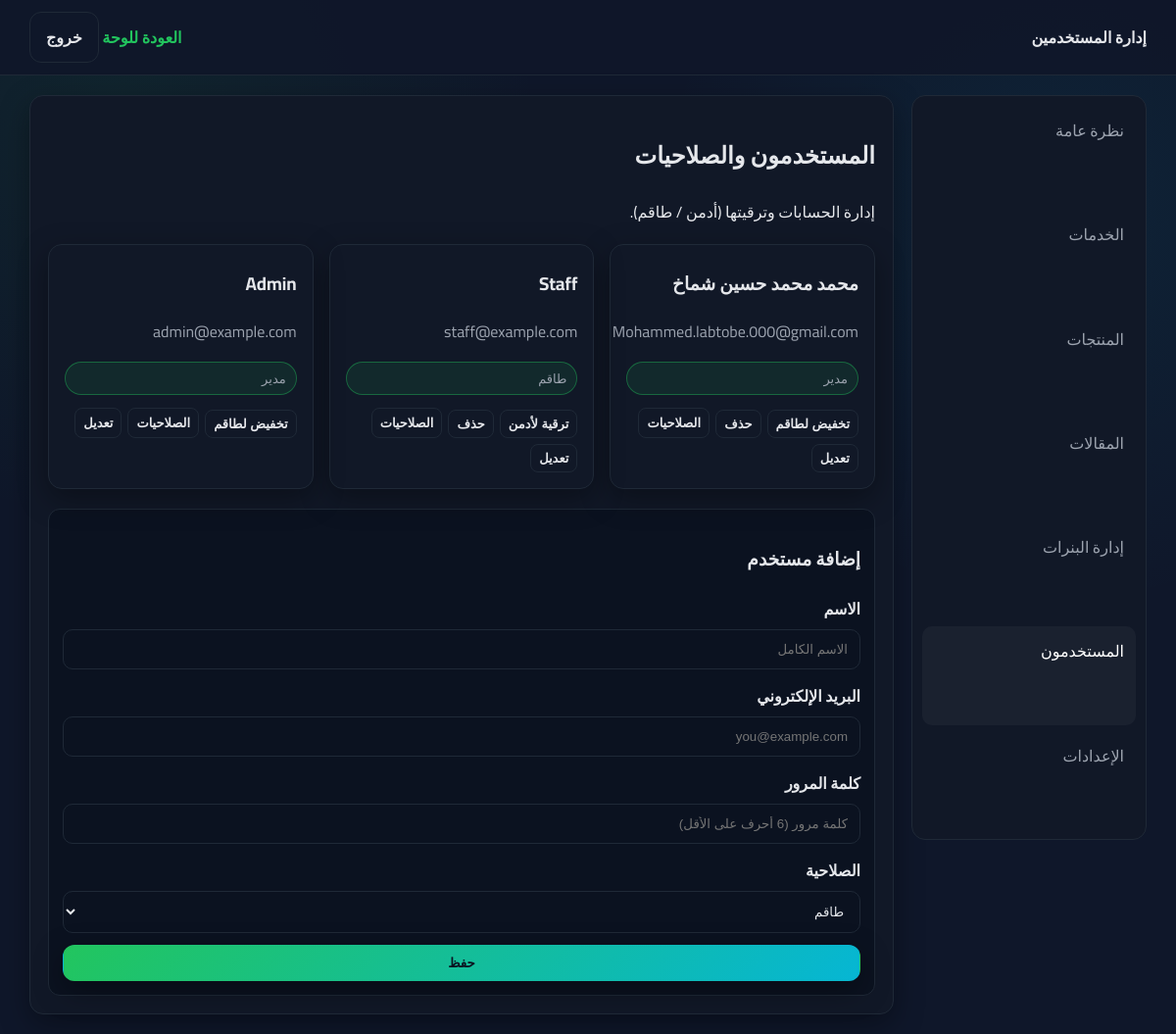
The app's page /dashboard/users.php (signed in) with its own data.
### tables this page shows
CREATE TABLE `users` (
  `id` int(11) NOT NULL,
  `name` varchar(120) NOT NULL,
  `email` varchar(150) NOT NULL,
  `password_hash` varchar(255) NOT NULL,
  `role` enum('admin','staff','user') DEFAULT 'user',
  `created_at` timestamp NOT NULL DEFAULT current_timestamp(),
  `avatar` varchar(200) DEFAULT NULL
);

### dashboard/users.php (the view, shortened to what this page needs)
<?php
require_once __DIR__ . '/../includes/config.php';
$role = $_SESSION['user']['role'] ?? 'user';
$users = $pdo->query("SELECT id, name, email, role FROM users ORDER BY id DESC")->fetchAll();
?>
<!DOCTYPE html>
<html lang="ar" dir="rtl">
<head>
    <link rel="stylesheet" href="../assets/css/style.css">
</head>
<body class="dashboard">
    <header class="dashboard-topbar">
        <div class="container dash-inner">
            <strong>إدارة المستخدمين</strong>
            <div class="dash-actions">
                <a class="link" href="index.php">العودة للوحة</a>
                <a class="btn ghost" href="../logout.php">خروج</a>
            </div>
        </div>
    </header>
    <main class="container dash-grid">
        <aside class="dash-nav">
            <a href="index.php">نظرة عامة</a>
            <a href="services.php">الخدمات</a>
            <a href="products.php">المنتجات</a>
            <a href="news.php">المقالات</a>
            <a href="banners.php">إدارة البنرات</a>
            <a class="active" href="users.php">المستخدمون</a>
            <a href="settings.php">الإعدادات</a>
        </aside>
        <section class="dash-content">
            <h1>المستخدمون والصلاحيات</h1>
            <p>إدارة الحسابات وترقيتها (أدمن / طاقم).</p>
            <?php if ($role !== 'admin'): ?>
                <div class="alert error">فقط الأدمن يستطيع إدارة المستخدمين.</div>
            <?php else: ?>
                <div class="cards-grid">
                    <?php foreach ($users as $user): ?>
                        <div class="card">
                            <h3><?= $user['name']; ?></h3>
                            <p><?= $user['email']; ?></p>
                            <p class="badge"><?= $user['role'] === 'admin' ? 'مدير' : ($user['role'] === 'staff' ? 'طاقم' : 'مستخدم'); ?></p>
                            <div class="actions">
                                <?php if ($user['role'] === 'staff'): ?>
                                    <form method="post" style="display:inline;">
                                        <button class="btn ghost sm" type="submit">ترقية لأدمن</button>
                                    </form>
                                <?php elseif ($user['role'] === 'admin'): ?>
                                    <form method="post" style="display:inline;">
                                        <button class="btn ghost sm" type="submit">تخفيض لطاقم</button>
                                    </form>
                                <?php endif; ?>
                                <?php if ($user['id'] !== (int)$_SESSION['user']['id']): ?>
                                    <form method="post" style="display:inline;">
                                        <button class="btn ghost sm" type="submit">حذف</button>
                                    </form>
                                <?php endif; ?>
                                <?php if ($role === 'admin'): ?>
                                    <button class="btn ghost sm" type="button" onclick="togglePanel(<?= $user['id']; ?>, 'perms')">الصلاحيات</button>
                                    <button class="btn ghost sm" type="button" onclick="togglePanel(<?= $user['id']; ?>, 'edit')">تعديل</button>
                                <?php endif; ?>
                            </div>
                        </div>
                    <?php endforeach; ?>
                </div>
                <div class="form-panel">
                    <h3>إضافة مستخدم</h3>
                    <form method="post">
                        <label>الاسم
                            <input type="text" name="name" required placeholder="الاسم الكامل">
                        </label>
                        <label>البريد الإلكتروني
                            <input type="email" name="email" required placeholder="you@example.com">
                        </label>
                        <label>كلمة المرور
                            <input type="password" name="password" required placeholder="كلمة مرور (6 أحرف على الأقل)">
                        </label>
                        <label>الصلاحية
                            <select name="role">
                                <option value="staff">طاقم</option>
                            </select>
                        </label>
                        <button class="btn solid" type="submit">حفظ</button>
                    </form>
                </div>
            <?php endif; ?>
        </section>
    </main>
</body>
</html>

### assets/css/style.css (style rules this page uses)
:root { --bg: #0f172a; --card: #111827; --accent: #22c55e; --accent-2: #06b6d4; --text: #e5e7eb; --muted: #9ca3af; --border: #1f2937; --shadow: 0 10px 30px rgba(0,0,0,0.35); }
* { box-sizing: border-box; }
body { margin: 0; font-family: 'Cairo', sans-serif; background: radial-gradient(circle at 10% 10%, rgba(34,197,94,0.08), transparent 30%), radial-gradient(circle at 90% 20%, rgba(6,182,212,0.08), transparent 30%), var(--bg); color: var(--text); }
a { color: inherit; text-decoration: none; }
.container { width: min(1100px, 92vw); margin: 0 auto; }
.btn { display: inline-flex; align-items: center; justify-content: center; padding: 10px 16px; border-radius: 12px; border: 1px solid transparent; font-weight: 600; cursor: pointer; transition: 0.2s ease; }
.btn.solid { background: linear-gradient(135deg, var(--accent), var(--accent-2)); color: #0b1220; box-shadow: var(--shadow); }
.btn.ghost { background: transparent; border-color: var(--border); color: var(--text); }
.btn.sm { padding: 6px 8px; font-size: 13px; border-radius: 8px; }
.cards-grid { display: grid; grid-template-columns: repeat(auto-fit, minmax(240px, 1fr)); gap: 16px; margin-top: 18px; }
.card { background: var(--card); border: 1px solid var(--border); border-radius: 14px; padding: 16px; box-shadow: var(--shadow); }
.card h3, .card h4 { margin: 6px 0; }
.card p { color: var(--muted); }
.link { color: var(--accent); font-weight: 600; }
form { display: grid; gap: 12px; }
label { display: grid; gap: 6px; color: var(--text); font-weight: 600; }
.dashboard .dash-inner, .dash-grid { width: min(1200px, 95vw); }
.dashboard-topbar { background: rgba(15,23,42,0.95); border-bottom: 1px solid var(--border); padding: 12px 0; }
.dash-inner { display: flex; justify-content: space-between; align-items: center; }
.dash-grid { display: grid; grid-template-columns: 240px 1fr; gap: 18px; margin: 20px auto; align-items: start; }
.dash-nav { background: var(--card); border: 1px solid var(--border); border-radius: 14px; padding: 10px; display: grid; gap: 6px; position: sticky; top: 20px; height: calc(100vh - 40px); overflow: auto; }
.dash-nav a { padding: 10px 12px; border-radius: 10px; color: var(--muted); }
.dash-nav a.active, .dash-nav a:hover { background: rgba(255,255,255,0.04); color: #fff; }
.dash-content { background: var(--card); border: 1px solid var(--border); border-radius: 14px; padding: 18px; box-shadow: var(--shadow); }
.form-panel { margin-top: 20px; background: #0b1220; border: 1px solid var(--border); border-radius: 12px; padding: 14px; }
.actions { display: flex; gap: 6px; margin-top: 10px; flex-wrap: wrap; }
.badge { padding: 4px 10px; border-radius: 999px; background: rgba(34,197,94,0.1); border: 1px solid rgba(34,197,94,0.4); color: #bbf7d0; font-size: 13px; }

### records on screen
users: name "محمد محمد حسين شماخ", email "Mohammed.labtobe.000@gmail.com", role "مدير"
users: name "Staff", email "staff@example.com", role "طاقم"
users: name "Admin", email "admin@example.com", role "مدير"
